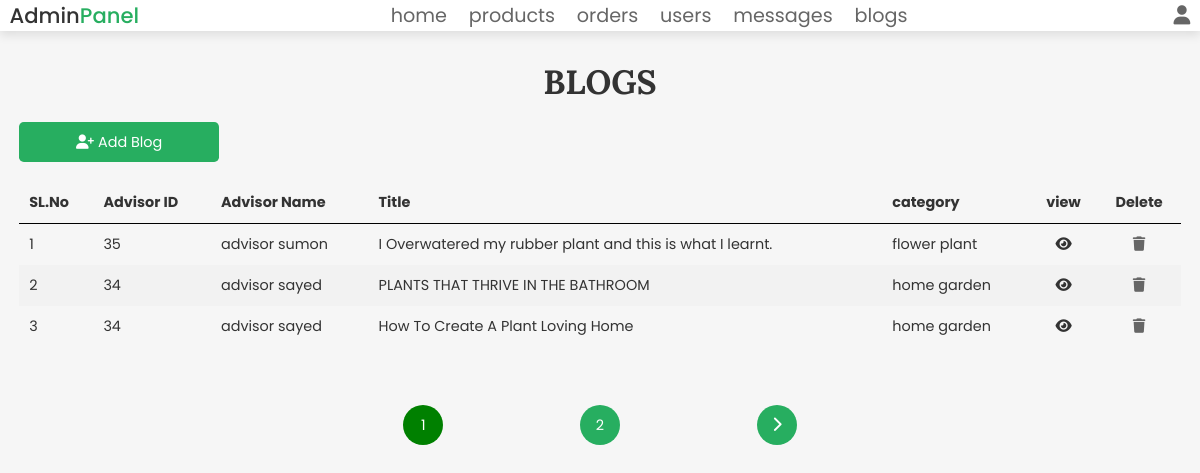
Screenshot of /admin_blogs.php (signed in) with the database file from the repository.
### tables this page shows
CREATE TABLE `blog` (
  `id` int(100) NOT NULL,
  `advisor_id` int(100) NOT NULL,
  `advisor_name` varchar(100) NOT NULL,
  `title` varchar(100) NOT NULL,
  `description` text NOT NULL,
  `category` varchar(50) NOT NULL,
  `image` varchar(100) NOT NULL
);

### admin_blogs.php (the view, shortened to what this page needs)
<?php
@include 'config.php';
?>
<!DOCTYPE html>
<html lang="en">
<head>
   <link rel="stylesheet" href="https://cdnjs.cloudflare.com/ajax/libs/font-awesome/6.1.1/css/all.min.css">
   <link rel="stylesheet" href="css/admin_style.css">
</head>
<body>
   <?php include 'admin_header.php'; ?>
   <section class="user-accounts">
      <h1 class="title">Blogs</h1>
      <a href="admin_add_blog.php" class="btn add_user"><i class="fa-solid fa-user-plus"></i> Add Blog</a>
      <div class="table-content">
         <table>
            <thead>
               <th>SL.No</th>
               <th>Advisor ID</th>
               <th>Advisor Name</th>
               <th>Title</th>
               <th>category</th>
               <th>view</th>
               <th>Delete</th>
            </thead>
            <tbody>
               <?php
               $serial_no = 1;
               $limit = 3;
               if(isset($_GET['page'])){
                  $page_number = $_GET['page'];
               }
               else{
                  $page_number = 1;
               }
               $offset = ($page_number - 1) * $limit;
               $select_blogs = $conn->prepare("SELECT * FROM `blog` ORDER BY id DESC LIMIT {$offset}, {$limit}");
               $select_blogs->execute();
               while ($fetch_blogs = $select_blogs->fetch(PDO::FETCH_ASSOC)) {
               ?>
                  <tr>
                     <td><?= $serial_no++; ?></td>
                     <td><?= $fetch_blogs['advisor_id']; ?></td>
                     <td><?= $fetch_blogs['advisor_name']; ?></td>
                     <td><?= $fetch_blogs['title']; ?></td>
                     <td><?= $fetch_blogs['category']; ?></td>
                     <td><a href="admin_view_blog.php?id=<?= $fetch_blogs['id']; ?>" class="view_btn"><i class="fa-solid fa-eye"></i></a></td>
                     <td><a href="admin_blogs.php?delete=<?= $fetch_blogs['id']; ?>" onclick="return confirm('delete this blog?');" class="delete_btn"><i class="fa-solid fa-trash"></i></a></td>
                  </tr>
               <?php
               }
               ?>
            </tbody>
         </table>
         <?php
         $select_blogs = $conn->prepare("SELECT * FROM `blog`");
         $select_blogs->execute();
         $number_of_blogs = $select_blogs->rowCount();
         $total_page = ceil($number_of_blogs/$limit);
               echo "<ul class='pagination admin-pagination'>";
               for($i=1; $i<=$total_page; $i++){
                  if($i == $page_number){
                     $active = "active";
                  }
                  else{
                     $active = "";
                  }
                  echo '<li class='.$active.'><a href="admin_blogs.php?page='.$i.'">'.$i.'</a></li>';
               }
               if($total_page > $page_number){
                  echo '<li><a href="admin_blogs.php?page='.($page_number+1).'"><i class="fa-solid fa-chevron-right"></i></a></li>';
               }
               echo "</ul>";
         ?>
      </div>
   </section>
</body>
</html>

### css/admin_style.css (style rules this page uses)
.user-accounts .add_user { width: 200px; padding: 1rem 1rem; font-size: 1.5rem; }
.user-accounts .add_user i { color: var(--white); }
.table-content { margin-top: 20px; }
.table-content table { border-collapse: collapse; width: 100%; font-size: 1.5rem; }
.table-content thead { border-bottom: 1px solid black; }
.table-content th, td { text-align: left; padding: 10px; }
.table-content th:nth-child(6), td:nth-child(6) { text-align: center; }
.table-content th:nth-child(7), td:nth-child(7) { text-align: center; }
.table-content tr:nth-child(even) { background-color: #f2f2f2; }
.advisor_message-container .userList .user .date_remove .date, .delete_btn i { color: var(--light-color); }

### css/components.css (style rules this page uses)
:root { --green: #27ae60; --orange: #f39c12; --red: #e74c3c; --black: #333; --light-color: #666; --white: #fff; --light-bg: #f6f6f6; --border: .2rem solid var(--black); --box-shadow: 0 .5rem 1rem rgba(0, 0, 0, .1); --swiper-theme-color: #27ae60 !important; --outline: .1rem solid rgba(0, 0, 0, .1); --outline-hover: .2rem solid var(--black); }
* { font-family: 'Poppins', sans-serif; margin: 0; padding: 0; box-sizing: border-box; outline: none; border: none; text-decoration: none; color: var(--black); }
body { background-color: var(--light-bg); }
html { font-size: 60%; overflow-x: hidden; scroll-behavior: smooth; scroll-padding-top: 6.5rem; }
section { padding: 3rem 2rem; max-width: 1200px; margin: 0 auto; }
.btn, .delete-btn, .option-btn { display: block; width: 100%; margin-top: 1rem; border-radius: .5rem; color: var(--white); font-size: 2rem; padding: 1.3rem 3rem; text-transform: capitalize; cursor: pointer; text-align: center; }
.btn { background-color: var(--green); }
.title { text-align: center; margin-bottom: 2rem; text-transform: uppercase; color: var(--black); font-size: 3.5rem; font-family: 'Lora', sans-serif; }
.message-container .advisor_list .advisor .date_remove .date, .delete_btn i { color: var(--light-color); }
.pagination { font-size: 1.5rem; list-style: none; display: flex; justify-content: space-between; padding: 5% 40rem; }
.pagination li { width: 40px; height: 40px; background-color: var(--green); border-radius: 50%; display: flex; align-items: center; justify-content: center; }
.pagination .active { background-color: green; }
.pagination li a { color: var(--white); }
.pagination li a i { color: var(--white); font-size: 1.6rem; }

### rows the page displays
blog: advisor "35", advisor_name "advisor sumon", title "I Overwatered my rubber plant and this is what I learnt.", category "flower plant"
blog: advisor "34", advisor_name "advisor sayed", title "PLANTS THAT THRIVE IN THE BATHROOM", category "home garden"
blog: advisor "34", advisor_name "advisor sayed", title "How To Create A Plant Loving Home", category "home garden"
